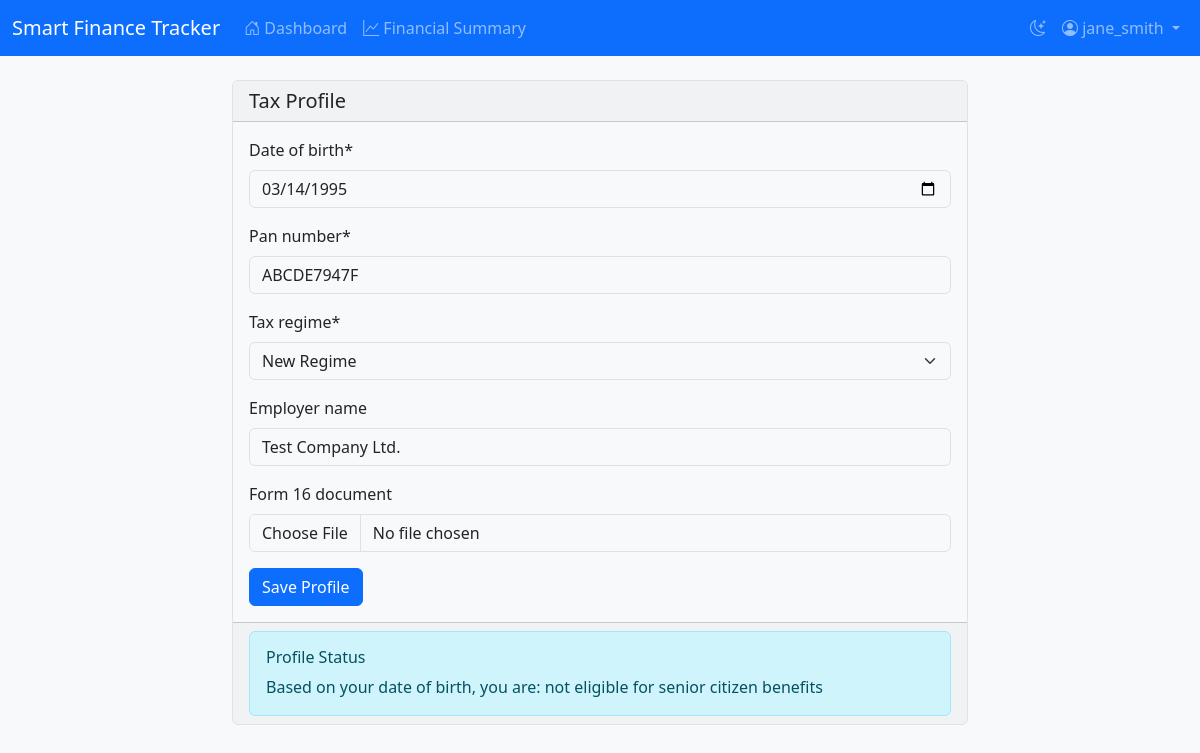
/tax-profile/ (signed in), run on the app's committed database.
### tracker/models.py (models this page shows, shortened)
class UserTaxProfile(models.Model):
    REGIME_CHOICES = [
        ('old', 'Old Regime'),
        ('new', 'New Regime'),
    ]
    user = models.OneToOneField(User, on_delete=models.CASCADE)
    date_of_birth = models.DateField()
    pan_number = models.CharField(max_length=10)
    tax_regime = models.CharField(max_length=3, choices=REGIME_CHOICES, default='old')
    is_senior_citizen = models.BooleanField(default=False)
    is_super_senior_citizen = models.BooleanField(default=False)
    employer_name = models.CharField(max_length=200, blank=True)
    form_16_document = models.FileField(upload_to='form16/', null=True, blank=True)

### tracker/views.py (the view)
# urls.py: path('tax-profile/', views.tax_profile, name='tax_profile'),
@login_required
def tax_profile(request):
    try:
        tax_profile = UserTaxProfile.objects.get(user=request.user)
    except UserTaxProfile.DoesNotExist:
        tax_profile = None
    if request.method == 'POST':
        form = UserTaxProfileForm(request.POST, request.FILES, instance=tax_profile)
        if form.is_valid():
            profile = form.save(commit=False)
            profile.user = request.user
            profile.save()
            messages.success(request, 'Tax profile updated successfully.')
            return redirect('tracker:tax_profile')
    else:
        form = UserTaxProfileForm(instance=tax_profile)
    return render(request, 'tracker/tax_profile.html', {'form': form, 'tax_profile': tax_profile})

### tracker/forms.py
class UserTaxProfileForm(forms.ModelForm):
    class Meta:
        model = UserTaxProfile
        fields = ['date_of_birth', 'pan_number', 'tax_regime', 'employer_name', 'form_16_document']
        widgets = {
            'date_of_birth': forms.DateInput(attrs={'type': 'date'}),
        }

### tracker/templates/tracker/tax_profile.html (shortened to what this page needs)
{% extends "tracker/base.html" %}
{% load crispy_forms_tags %}
{% block content %}
<div class="row justify-content-center">
    <div class="col-md-8">
        <div class="card">
            <div class="card-header">
                <h5 class="card-title mb-0">Tax Profile</h5>
            </div>
            <div class="card-body">
                <form method="post" enctype="multipart/form-data">
                    {{ form|crispy }}
                    <button type="submit" class="btn btn-primary">Save Profile</button>
                </form>
            </div>
            {% if tax_profile %}
            <div class="card-footer">
                <div class="alert alert-info mb-0">
                    <h6 class="alert-heading">Profile Status</h6>
                    <p class="mb-0">
                        Based on your date of birth, you are:
                        {% if tax_profile.is_super_senior_citizen %}
                            a Super Senior Citizen (80+ years)
                        {% elif tax_profile.is_senior_citizen %}
                            a Senior Citizen (60+ years)
                        {% else %}
                            not eligible for senior citizen benefits
                        {% endif %}
                    </p>
                </div>
            </div>
            {% endif %}
        </div>
    </div>
</div>
{% endblock %}

### tracker/templates/tracker/base.html (shortened to what this page needs)
<!DOCTYPE html>
<html lang="en" data-bs-theme="light">
<head>
    <link href="https://cdn.jsdelivr.net/npm/bootstrap@5.3.2/dist/css/bootstrap.min.css" rel="stylesheet">
    <link href="https://cdn.jsdelivr.net/npm/bootstrap-icons@1.11.1/font/bootstrap-icons.css" rel="stylesheet">
</head>
<body>
    {% if user.is_authenticated %}
    <nav class="navbar navbar-expand-lg navbar-dark bg-primary">
        <div class="container-fluid">
            <a class="navbar-brand" href="{% url 'tracker:dashboard' %}">Smart Finance Tracker</a>
            <div class="collapse navbar-collapse" id="navbarNav">
                <ul class="navbar-nav me-auto">
                    <li class="nav-item">
                        <a class="nav-link {% if request.resolver_match.url_name == 'dashboard' %}active{% endif %}"
                           href="{% url 'tracker:dashboard' %}">
                            <i class="bi bi-house-door"></i> Dashboard
                        </a>
                    </li>
                    <li class="nav-item">
                        <a class="nav-link {% if request.resolver_match.url_name == 'financial_summary' %}active{% endif %}"
                           href="{% url 'tracker:financial_summary' %}">
                            <i class="bi bi-graph-up"></i> Financial Summary
                        </a>
                    </li>
                </ul>
                <ul class="navbar-nav">
                    <li class="nav-item">
                        <button class="nav-link" id="theme-toggle">
                            <i class="bi bi-moon-stars"></i>
                        </button>
                    </li>
                    <li class="nav-item dropdown">
                        <a class="nav-link dropdown-toggle" href="#" id="navbarDropdown" role="button"
                           data-bs-toggle="dropdown">
                            <i class="bi bi-person-circle"></i> {{ user.username }}
                        </a>
                    </li>
                </ul>
            </div>
        </div>
    </nav>
    {% endif %}
    <div class="container mt-4">
        {% block content %}
        {% endblock %}
    </div>
</body>
</html>

### tracker/templates/tracker/base.html (style rules this page uses)
:root[data-bs-theme="light"] { --bs-body-bg: #f8f9fa; --bs-body-color: #212529; --bs-heading-color: #212529; --bs-primary: #0d6efd; --bs-secondary: #6c757d; --bs-card-bg: #ffffff; --bs-border-color: #dee2e6; }
h1, h2, h3, h4, h5, h6 { color: var(--bs-heading-color); }
.card { background-color: var(--bs-card-bg); border-color: var(--bs-border-color); }

### data on the page
UserTaxProfile: date_of_birth "03/14/1995", pan_number "ABCDE7947F", tax_regime "New Regime", employer_name "Test Company Ltd."

### other printed values
{{ user.username }} "jane_smith"
